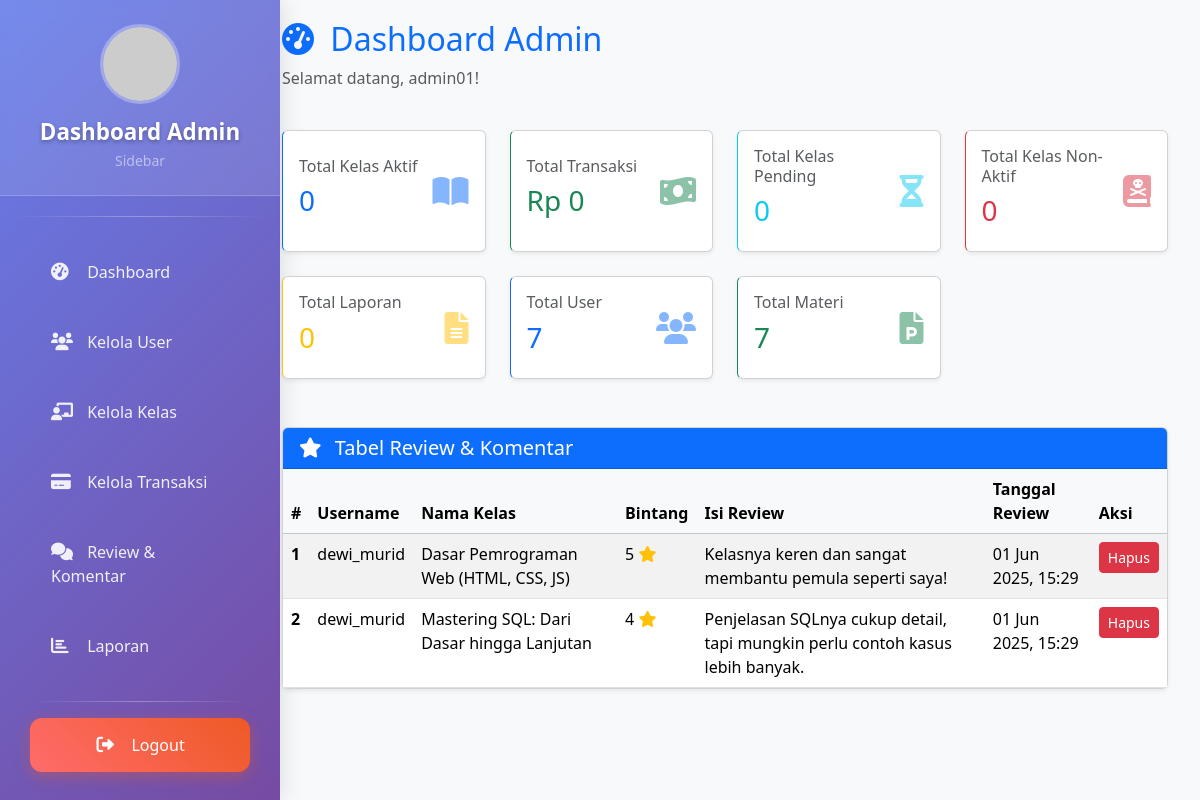
Screenshot of /page/admin-kelolaReviewKomentar.php (signed in) with the database file from the repository.
### tables this page shows
CREATE TABLE `tb_review` (
  `id_review` int(30) NOT NULL,
  `bintang_review` enum('1','2','3','4','5') NOT NULL,
  `isi_review` varchar(100) NOT NULL,
  `tgl_review` datetime NOT NULL DEFAULT current_timestamp(),
  `id_user` int(11) NOT NULL,
  `id_kelas` int(11) NOT NULL
);

CREATE TABLE `tb_user` (
  `id_user` int(30) NOT NULL,
  `first_name` varchar(255) NOT NULL,
  `last_name` varchar(255) NOT NULL,
  `username` varchar(30) NOT NULL,
  `password` varchar(255) NOT NULL,
  `role` enum('murid','mentor','admin') NOT NULL DEFAULT 'murid',
  `status` enum('aktif','non-aktif') NOT NULL DEFAULT 'aktif',
  `deskripsi` text DEFAULT NULL,
  `fotoProfil` varchar(50) NOT NULL,
  `bahasa` enum('Bahasa Indonesia','Inggris','Jepang') NOT NULL,
  `zona_waktu` enum('Jakarta','London','Tokyo') NOT NULL,
  `balasan_ke_komentar` tinyint(1) NOT NULL,
  `komentar_baru` tinyint(1) NOT NULL,
  `notifikasi_postingan_baru` tinyint(1) NOT NULL,
  `email` varchar(50) NOT NULL,
  `instagram` varchar(30) NOT NULL,
  `twitter` varchar(30) NOT NULL,
  `linkdin` varchar(30) NOT NULL,
  `github` varchar(30) NOT NULL,
  `tgl_dibuat` timestamp NOT NULL DEFAULT current_timestamp()
);

CREATE TABLE `tb_kelas` (
  `id_kelas` int(30) NOT NULL,
  `id_mentor` int(30) NOT NULL,
  `nama_kelas` varchar(255) NOT NULL,
  `kategori` enum('SQL','Design','Java','Web Development','Bisnis','Ekonomi','Psikologi','IT','Python') NOT NULL,
  `harga` decimal(10,2) NOT NULL,
  `profil_kelas` varchar(100) DEFAULT NULL,
  `badge` varchar(100) DEFAULT NULL,
  `description` text DEFAULT NULL,
  `status_publikasi` enum('pending','aktif','non-aktif') NOT NULL DEFAULT 'pending',
  `tgl_dibuat` timestamp NOT NULL DEFAULT current_timestamp()
);

### page/admin-kelolaReviewKomentar.php (the view, shortened to what this page needs)
<?php
require 'db.php';
$kelas_stats_query = $conn->prepare("
    SELECT
        COUNT(CASE WHEN status_publikasi = 'aktif' THEN 1 END) AS total_aktif,
        COUNT(CASE WHEN status_publikasi = 'pending' THEN 1 END) AS total_pending,
        COUNT(CASE WHEN status_publikasi = 'non-aktif' THEN 1 END) AS total_nonaktif
    FROM tb_kelas
");
$kelas_stats_query->execute();
$kelas_stats_result = $kelas_stats_query->get_result();
$kelas_stats_data = $kelas_stats_result->fetch_assoc();
$totalUser = $conn->prepare("SELECT COUNT(*) as total_users FROM tb_user");
$totalUser->execute();
$userResult = $totalUser->get_result();
$userData = $userResult->fetch_assoc();
$totalLaporan = $conn->prepare("SELECT COUNT(*) as total_laporan FROM tb_laporan");
$totalLaporan->execute();
$laporanResult = $totalLaporan->get_result();
$laporanData = $laporanResult->fetch_assoc();
$totalKelasAktif = $conn->prepare("SELECT COUNT(*) as total_kelas FROM tb_kelas WHERE status_publikasi = 'approved'");
$totalKelasAktif->execute();
$kelasAktifResult = $totalKelasAktif->get_result();
$kelasAktifData = $kelasAktifResult->fetch_assoc();
$totalTransaksi = $conn->prepare("
    SELECT COALESCE(SUM(k.harga), 0) AS total_transaksi
    FROM tb_kelas k
    LEFT JOIN tb_keranjang kk ON kk.id_kelas = k.id_kelas
    LEFT JOIN tb_transaksi tk ON tk.id_keranjang = kk.id_keranjang
    WHERE tk.status = 'Completed'
");
$totalTransaksi->execute();
$transaksiResult = $totalTransaksi->get_result();
$transaksiData = $transaksiResult->fetch_assoc();
$totalMateri = $conn->prepare("SELECT COUNT(*) as total_materi FROM tb_materi");
$totalMateri->execute();
$materiResult = $totalMateri->get_result();
$materiData = $materiResult->fetch_assoc();
$review_query = $conn->prepare("
    SELECT
        r.id_review,
        u.username,
        k.nama_kelas,
        r.bintang_review,
        r.isi_review,
        r.tgl_review
    FROM
        tb_review r
    JOIN
        tb_user u ON u.id_user = r.id_user
    JOIN
        tb_kelas k ON k.id_kelas = r.id_kelas
    ORDER BY
        r.tgl_review DESC
");
$review_query->execute();
$review_result = $review_query->get_result();
$stats = array(
    'total_users' => $userData['total_users'] ?? 0,
    'total_kelas_aktif' => $kelasAktifData['total_kelas'] ?? 0,
    'total_kelas_pending' => $kelas_stats_data['total_pending'] ?? 0,
    'total_kelas_nonaktif' => $kelas_stats_data['total_nonaktif'] ?? 0,
    'total_laporan' => $laporanData['total_laporan'] ?? 0,
    'total_transaksi' => $transaksiData['total_transaksi'] ?? 0,
    'total_materi' => $materiData['total_materi'] ?? 0
);
$namaAdmin = $_SESSION['username'];
?>
<!DOCTYPE html>
<html lang="en">
<head>
    <title>Dashboard Admin</title> <link href="https://cdn.jsdelivr.net/npm/bootstrap@5.3.3/dist/css/bootstrap.min.css" rel="stylesheet">
    <link rel="stylesheet" href="https://cdnjs.cloudflare.com/ajax/libs/font-awesome/6.0.0/css/all.min.css">
</head>
<body class="bg-light">
    <?php include "adminSidebar.php";  ?>
    <div class="content-wrapper">
        <div class="container-fluid">
            <div class="row mb-4">
                <div class="col-12">
                    <h2 class="text-primary">
                        <i class="fas fa-tachometer-alt me-2"></i>
                        Dashboard Admin
                    </h2>
                    <p class="text-muted">Selamat datang, <?= htmlspecialchars($namaAdmin) ?>!</p>
                </div>
            </div>
            <div class="row mb-5 gy-4">
                <div class="col-xl-3 col-md-6">
                    <div class="card stat-card primary shadow-sm h-100">
                        <div class="card-body d-flex justify-content-between align-items-center">
                            <div>
                                <h6 class="card-title text-muted">Total Kelas Aktif</h6>
                                <h3 class="text-primary"><?= $stats['total_kelas_aktif'] ?? 0 ?></h3>
                            </div>
                            <i class="fas fa-book-open fa-2x text-primary opacity-50"></i>
                        </div>
                    </div>
                </div>
                <div class="col-xl-3 col-md-6">
                    <div class="card stat-card success shadow-sm h-100">
                        <div class="card-body d-flex justify-content-between align-items-center">
                            <div>
                                <h6 class="card-title text-muted">Total Transaksi</h6>
                                <h3 class="text-success">Rp <?= number_format($stats['total_transaksi'] ?? 0, 0, ',', '.') ?></h3>
                            </div>
                            <i class="fas fa-money-bill-wave fa-2x text-success opacity-50"></i>
                        </div>
                    </div>
                </div>
                <div class="col-xl-3 col-md-6">
                    <div class="card stat-card info shadow-sm h-100">
                        <div class="card-body d-flex justify-content-between align-items-center">
                            <div>
                                <h6 class="card-title text-muted">Total Kelas Pending</h6>
                                <h3 class="text-info"><?= $stats['total_kelas_pending'] ?? 0 ?></h3>
                            </div>
                            <i class="fas fa-hourglass-half fa-2x text-info opacity-50"></i>
                        </div>
                    </div>
                </div>
                <div class="col-xl-3 col-md-6">
                    <div class="card stat-card danger shadow-sm h-100">
                        <div class="card-body d-flex justify-content-between align-items-center">
                            <div>
                                <h6 class="card-title text-muted">Total Kelas Non-Aktif</h6>
                                <h3 class="text-danger"><?= $stats['total_kelas_nonaktif'] ?? 0 ?></h3>
                            </div>
                            <i class="fas fa-book-dead fa-2x text-danger opacity-50"></i>
                        </div>
                    </div>
                </div>
                <div class="col-xl-3 col-md-6">
                    <div class="card stat-card warning shadow-sm h-100">
                        <div class="card-body d-flex justify-content-between align-items-center">
                            <div>
                                <h6 class="card-title text-muted">Total Laporan</h6>
                                <h3 class="text-warning"><?= $stats['total_laporan'] ?? 0 ?></h3>
                            </div>
                            <i class="fas fa-file-alt fa-2x text-warning opacity-50"></i>
                        </div>
                    </div>
                </div>
                <div class="col-xl-3 col-md-6">
                    <div class="card stat-card primary shadow-sm h-100">
                        <div class="card-body d-flex justify-content-between align-items-center">
                            <div>
                                <h6 class="card-title text-muted">Total User</h6>
                                <h3 class="text-primary"><?= $stats['total_users'] ?? 0 ?></h3>
                            </div>
                            <i class="fas fa-users fa-2x text-primary opacity-50"></i>
                        </div>
                    </div>
                </div>
                <div class="col-xl-3 col-md-6">
                    <div class="card stat-card success shadow-sm h-100">
                        <div class="card-body d-flex justify-content-between align-items-center">
                            <div>
                                <h6 class="card-title text-muted">Total Materi</h6>
                                <h3 class="text-success"><?= $stats['total_materi'] ?? 0 ?></h3>
                            </div>
                            <i class="fas fa-file-powerpoint fa-2x text-success opacity-50"></i>
                        </div>
                    </div>
                </div>
            </div>
            <div class="row mb-5 gy-4">
                <div class="col-lg-12">
                    <div class="card shadow-sm h-100">
                        <div class="card-header bg-primary text-white">
                            <h5 class="mb-0">
                                <i class="fas fa-star me-2"></i>
                                Tabel Review & Komentar
                            </h5>
                        </div>
                        <div class="card-body p-0">
                            <div class="table-responsive">
                                <table class="table table-hover table-striped mb-0">
                                    <thead class="table-light">
                                        <tr>
                                            <th scope="col">#</th>
                                            <th scope="col">Username</th>
                                            <th scope="col">Nama Kelas</th>
                                            <th scope="col">Bintang</th>
                                            <th scope="col">Isi Review</th>
                                            <th scope="col">Tanggal Review</th>
                                            <th scope="col">Aksi</th>
                                        </tr>
                                    </thead>
                                    <tbody>
                                        <?php if ($review_result->num_rows > 0): ?>
                                            <?php $review_counter = 1; ?>
                                            <?php while ($review = $review_result->fetch_assoc()): ?>
                                                <tr>
                                                    <th scope="row"><?= $review_counter++ ?></th>
                                                    <td><?= htmlspecialchars($review['username']) ?></td>
                                                    <td><?= htmlspecialchars($review['nama_kelas']) ?></td>
                                                    <td><?= htmlspecialchars($review['bintang_review']) ?> <i class="fas fa-star text-warning"></i></td>
                                                    <td><?= htmlspecialchars($review['isi_review']) ?></td>
                                                    <td>
                                                        <?php
                                                        try {
                                                            $date = new DateTime($review['tgl_review']);
                                                            echo htmlspecialchars($date->format('d M Y, H:i'));
                                                        } catch (Exception $e) {
                                                            echo htmlspecialchars($review['tgl_review']);
                                                        }
                                                        ?>
                                                    </td>
                                                    <td>
                                                        <a href="admin-deleteReview.php?id=<?= htmlspecialchars($review['id_review']) ?>" class="btn btn-sm btn-danger" onclick="return confirm('Apakah Anda yakin ingin menghapus review ini?');">Hapus</a>
                                                    </td>
                                                </tr>
                                            <?php endwhile; ?>
                                        <?php else: ?>
                                            <tr>
                                                <td colspan="7" class="text-center text-muted p-3">Tidak ada data review.</td>
                                            </tr>
                                        <?php endif; ?>
                                    </tbody>
                                </table>
                            </div>
                        </div>
                    </div>
                </div>
            </div>
        </div>
    </div>
</body>
</html>

### page/admin-kelolaReviewKomentar.php (style rules this page uses)
body { display: flex; min-height: 100vh; flex-direction: column; }
.content-wrapper { padding: 20px; flex: 1; margin-left: 250px; }
.stat-card { border-left: 4px solid; transition: transform 0.2s; }
.stat-card.primary { border-left-color: #0d6efd; }
.stat-card.success { border-left-color: #198754; }
.stat-card.info { border-left-color: #0dcaf0; }
.stat-card.warning { border-left-color: #ffc107; }
.stat-card.danger { border-left-color: #dc3545; }

### rows the page displays
tb_review: id_user.username "dewi_murid", id_kelas.nama_kelas "Dasar Pemrograman Web (HTML, CSS, JS)", bintang_review "5", isi_review "Kelasnya keren dan sangat membantu pemula seperti saya!", tgl_review "01 Jun 2025, 15:29"
tb_review: id_user.username "dewi_murid", id_kelas.nama_kelas "Mastering SQL: Dari Dasar hingga Lanjutan", bintang_review "4", isi_review "Penjelasan SQLnya cukup detail, tapi mungkin perlu contoh kasus lebih banyak.", tgl_review "01 Jun 2025, 15:29"

### other values shown
$namaAdmin "admin01"
$stats['total_kelas_aktif'] "0"
$stats['total_transaksi'] "0"
$stats['total_kelas_pending'] "0"
$stats['total_kelas_nonaktif'] "0"
$stats['total_laporan'] "0"
$stats['total_users'] "7"
$stats['total_materi'] "7"
